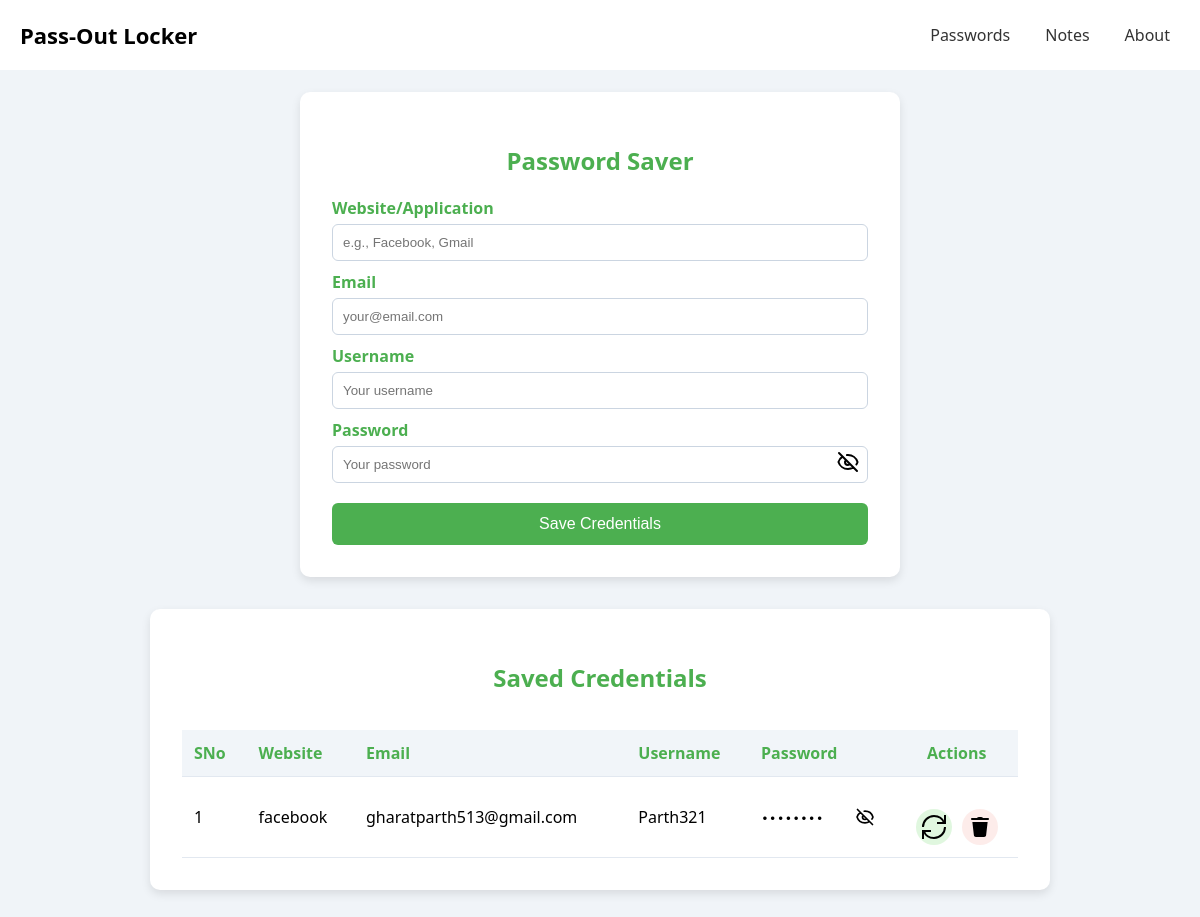
/, run on an earlier commit of the app's database.
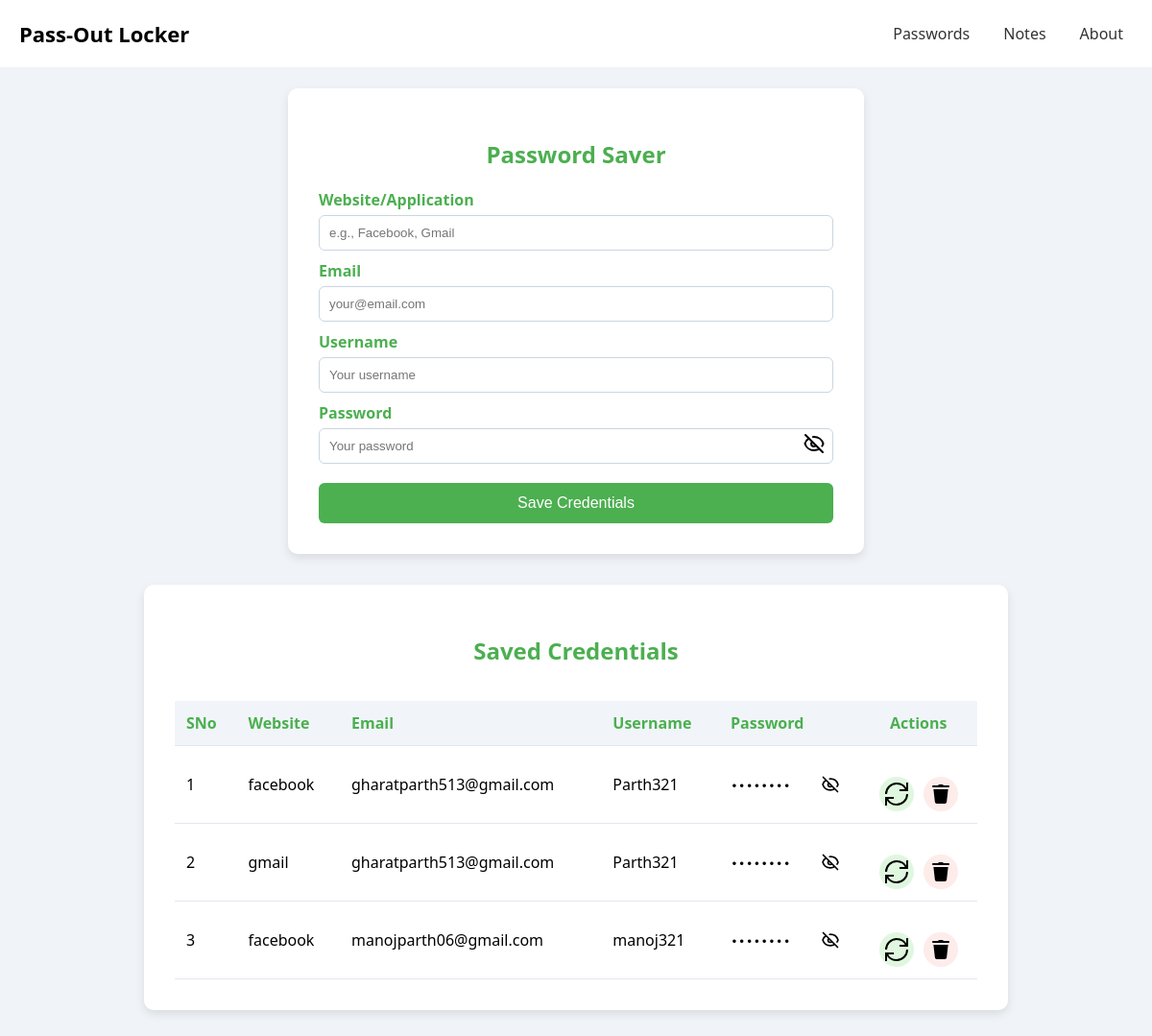
And on a later commit of the database.
### app.py (models this page shows, shortened)
class passwordsaver(db.Model):
    sno = db.Column(db.Integer, primary_key=True, autoincrement=True)
    website = db.Column(db.String(120), nullable=False)
    email = db.Column(db.String(120), nullable=False)
    username = db.Column(db.String(80), nullable=False)
    password = db.Column(db.String(120), nullable=False)

### app.py (the view)
@app.route('/')
def index():
    allsavepassword=passwordsaver.query.all()
    return render_template('index.html', allsavepassword=allsavepassword) # to render template file

### templates/index.html (shortened to what this page needs)
<!DOCTYPE html>
<html lang="en">
<head>
</head>
<body>
  <nav class="navbar" id="navbar">
    <a href="/" class="brand">Pass-Out Locker</a>
    <div class="navbar-links">
      <a href="/">Passwords</a>
      <a href="/note">Notes</a>
      <a href="#">About</a>
    </div>
  </nav>
  <form class="form-box" method="POST" action="/">
    <h2>Password Saver</h2>
    <label for="website">Website/Application</label>
    <input type="text" id="website" name="website" placeholder="e.g., Facebook, Gmail" required>
    <label for="email">Email</label>
    <input type="email" id="email" name="email" placeholder="your@email.com" required>
    <label for="username">Username</label>
    <input type="text" id="username" name="username" placeholder="Your username">
    <label for="password">Password</label>
    <div class="password-wrapper">
      <input type="password" id="password" name="password" placeholder="Your password" required>
      <span class="toggle-password" onclick="togglePassword()">
         <img id="toggleIcon" src="{{ url_for('static', filename='images/eye-slash-svgrepo-com.svg') }}" alt="Toggle Password" width="24">
      </span>
    </div>
    <button type="submit">Save Credentials</button>
  </form>
  <div class="credentials-box">
    <h2>Saved Credentials</h2>
    <div class="table-wrapper">
      <table>
        <thead>
          <tr>
            <th>SNo</th>
            <th>Website</th>
            <th>Email</th>
            <th>Username</th>
            <th>Password</th>
            <th colspan="2" style="text-align: center;">Actions</th>
          </tr>
        </thead>
        <tbody>
          {% for passwordsaver in allsavepassword %}
          <tr>
            <td scope="row">{{loop.index}}</td>
            <td>{{passwordsaver.website}}</td>
            <td>{{passwordsaver.email}}</td>
            <td>{{passwordsaver.username}}</td>
            <td>
              <div class="password-wrapper">
                <span class="saved-password" id="password-{{ passwordsaver.sno }}">••••••••</span>
                <span class="toggle-password" onclick="toggleSavedPassword({{ passwordsaver.sno }}, '{{ passwordsaver.password }}')">
                    <img id="icon-{{ passwordsaver.sno }}" src="{{ url_for('static', filename='images/eye-slash-svgrepo-com.svg') }}" alt="Toggle Password" width="20">
                </span>
              </div>
            </td>
            <td colspan="2">
              <div class="action-buttons">
                <form method="GET" action="{{ url_for('update_form', sno=passwordsaver.sno) }}">
                  <button type="submit" class="icon-btn update-btn" title="Update">
                    <img src="{{ url_for('static', filename='images/Update.svg') }}" alt="Update">
                  </button>
                </form>
                <form method="GET" action="{{ url_for('delete', sno=passwordsaver.sno) }}">
                  <button type="submit" class="icon-btn delete-btn" title="Delete">
                    <img src="{{ url_for('static', filename='images/icons8-delete.svg') }}" alt="Delete">
                  </button>
                </form>
              </div>
            </td>
          </tr>
          {% endfor %}
        </tbody>
      </table>
    </div>
  </div>
</body>
</html>

What changed in the data, as far as the page shows it:
added passwordsaver: website "gmail", email "gharatparth513@gmail.com", username "Parth321"
added passwordsaver: website "facebook", email "manojparth06@gmail.com", username "manoj321"
